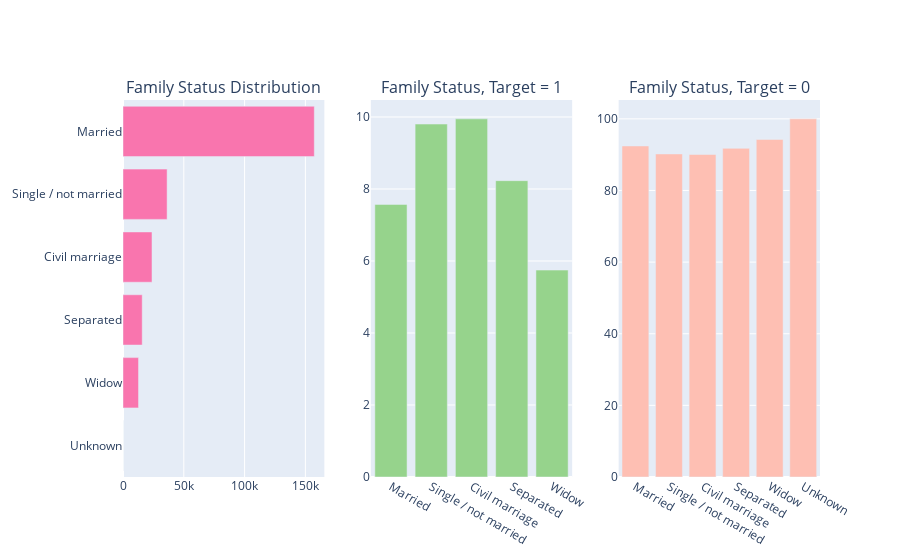

The cell this chart's notebook holds for it:
### Markdown cell above
### 1.3 Family Status of Applicants

### Code cell
tr0 = bar_hor(data['application_train'], "NAME_FAMILY_STATUS", "Distribution of CODE_GENDER Variable" ,"#f975ae", w=700, lm=100, return_trace= True)
tr1, tr2 = gp('NAME_FAMILY_STATUS', 'Distribution of Target with Applicant Gender')

fig = make_subplots(rows=1, cols=3, print_grid=False, subplot_titles = ["Family Status Distribution" , "Family Status, Target = 1" ,"Family Status, Target = 0"])
fig.append_trace(tr0, 1, 1)
fig.append_trace(tr1, 1, 2)
fig.append_trace(tr2, 1, 3)
fig['layout'].update(height=350, showlegend=False, margin=dict(l=120))
iplot(fig)

### Figure 1 — Plotly figure (JSON) as saved in the notebook; plotly's stock layout.template omitted (floating-point values rounded to 4 significant figures)
{"data": [{"marker": {"color": "#f975ae"}, "orientation": "h", "type": "bar", "x": [1, 12770, 15805, 23842, 36271, 157320], "xaxis": "x", "y": ["Unknown", "Widow", "Separated", "Civil marriage", "Single / not married", "Married"], "yaxis": "y"}, {"marker": {"color": "#96D38C"}, "name": "Target : 1", "type": "bar", "x": ["Married", "Single / not married", "Civil marriage", "Separated", "Widow"], "xaxis": "x2", "y": [7.572, 9.804, 9.949, 8.232, 5.748], "yaxis": "y2"}, {"marker": {"color": "#FEBFB3"}, "name": "Target : 0", "type": "bar", "x": ["Married", "Single / not married", "Civil marriage", "Separated", "Widow", "Unknown"], "xaxis": "x3", "y": [92.43, 90.2, 90.05, 91.77, 94.25, 100], "yaxis": "y3"}], "layout": {"annotations": [{"font": {"size": 16}, "showarrow": false, "text": "Family Status Distribution", "x": 0.1444, "xanchor": "center", "xref": "paper", "y": 1, "yanchor": "bottom", "yref": "paper"}, {"font": {"size": 16}, "showarrow": false, "text": "Family Status, Target = 1", "x": 0.5, "xanchor": "center", "xref": "paper", "y": 1, "yanchor": "bottom", "yref": "paper"}, {"font": {"size": 16}, "showarrow": false, "text": "Family Status, Target = 0", "x": 0.8556, "xanchor": "center", "xref": "paper", "y": 1, "yanchor": "bottom", "yref": "paper"}], "autosize": true, "margin": {"l": 120}, "showlegend": false, "xaxis": {"anchor": "y", "autorange": true, "domain": [0, 0.2889], "range": [0, 165600], "type": "linear"}, "xaxis2": {"anchor": "y2", "autorange": true, "domain": [0.3556, 0.6444], "range": [-0.5, 4.5], "type": "category"}, "xaxis3": {"anchor": "y3", "autorange": true, "domain": [0.7111, 1], "range": [-0.5, 5.5], "type": "category"}, "yaxis": {"anchor": "x", "autorange": true, "domain": [0, 1], "range": [-0.5, 5.5], "type": "category"}, "yaxis2": {"anchor": "x2", "autorange": true, "domain": [0, 1], "range": [0, 10.47], "type": "linear"}, "yaxis3": {"anchor": "x3", "autorange": true, "domain": [0, 1], "range": [0, 105.3], "type": "linear"}}}
